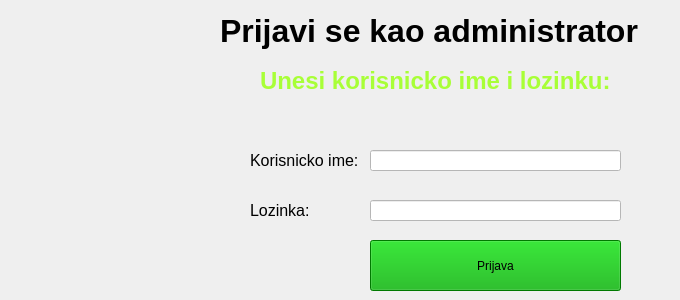
    <widget class="QWidget" name="tab">
     <attribute name="title">
      <string>Prijava</string>
     </attribute>
     <widget class="QLabel" name="label_2">
      <property name="geometry">
       <rect>
        <x>220</x>
        <y>10</y>
        <width>451</width>
        <height>41</height>
       </rect>
      </property>
      <property name="font">
       <font>
        <pointsize>24</pointsize>
        <weight>75</weight>
        <bold>true</bold>
       </font>
      </property>
      <property name="text">
       <string>Prijavi se kao administrator</string>
      </property>
     </widget>
     <widget class="QLabel" name="l01">
      <property name="geometry">
       <rect>
        <x>260</x>
        <y>50</y>
        <width>371</width>
        <height>61</height>
       </rect>
      </property>
      <property name="font">
       <font>
        <pointsize>18</pointsize>
        <weight>75</weight>
        <bold>true</bold>
       </font>
      </property>
      <property name="styleSheet">
       <string notr="true">color: rgb(168, 255, 55);</string>
      </property>
      <property name="text">
       <string>Unesi korisnicko ime i lozinku:</string>
      </property>
     </widget>
     <widget class="QLabel" name="label_4">
      <property name="geometry">
       <rect>
        <x>250</x>
        <y>140</y>
        <width>121</width>
        <height>41</height>
       </rect>
      </property>
      <property name="font">
       <font>
        <pointsize>12</pointsize>
       </font>
      </property>
      <property name="text">
       <string>Korisnicko ime:</string>
      </property>
     </widget>
     <widget class="QLabel" name="label_5">
      <property name="geometry">
       <rect>
        <x>250</x>
        <y>190</y>
        <width>121</width>
        <height>41</height>
       </rect>
      </property>
      <property name="font">
       <font>
        <pointsize>12</pointsize>
       </font>
      </property>
      <property name="text">
       <string>Lozinka:</string>
      </property>
     </widget>
     <widget class="QLineEdit" name="tb01">
      <property name="geometry">
       <rect>
        <x>370</x>
        <y>150</y>
        <width>251</width>
        <height>21</height>
       </rect>
      </property>
      <property name="font">
       <font>
        <pointsize>12</pointsize>
       </font>
      </property>
      <property name="styleSheet">
       <string notr="true">background-color: rgb(255, 255, 255);</string>
      </property>
     </widget>
     <widget class="QLineEdit" name="tb02">
      <property name="geometry">
       <rect>
        <x>370</x>
        <y>200</y>
        <width>251</width>
        <height>21</height>
       </rect>
      </property>
      <property name="font">
       <font>
        <pointsize>12</pointsize>
       </font>
      </property>
      <property name="styleSheet">
       <string notr="true">background-color: rgb(255, 255, 255);</string>
      </property>
      <property name="echoMode">
       <enum>QLineEdit::Password</enum>
      </property>
     </widget>
     <widget class="QPushButton" name="b01">
      <property name="geometry">
       <rect>
        <x>370</x>
        <y>240</y>
        <width>251</width>
        <height>51</height>
       </rect>
      </property>
      <property name="styleSheet">
       <string notr="true">font: 75 12pt &quot;MS Shell Dlg 2&quot;;
background-color: rgb(0, 170, 0);</string>
      </property>
      <property name="text">
       <string>Prijava</string>
      </property>
     </widget>
     <widget class="QLabel" name="label_6">
      <property name="geometry">
       <rect>
        <x>80</x>
        <y>160</y>
        <width>111</width>
        <height>81</height>
       </rect>
      </property>
      <property name="text">
       <string/>
      </property>
      <property name="pixmap">
       <pixmap>lock image.png</pixmap>
      </property>
     </widget>
    </widget>
